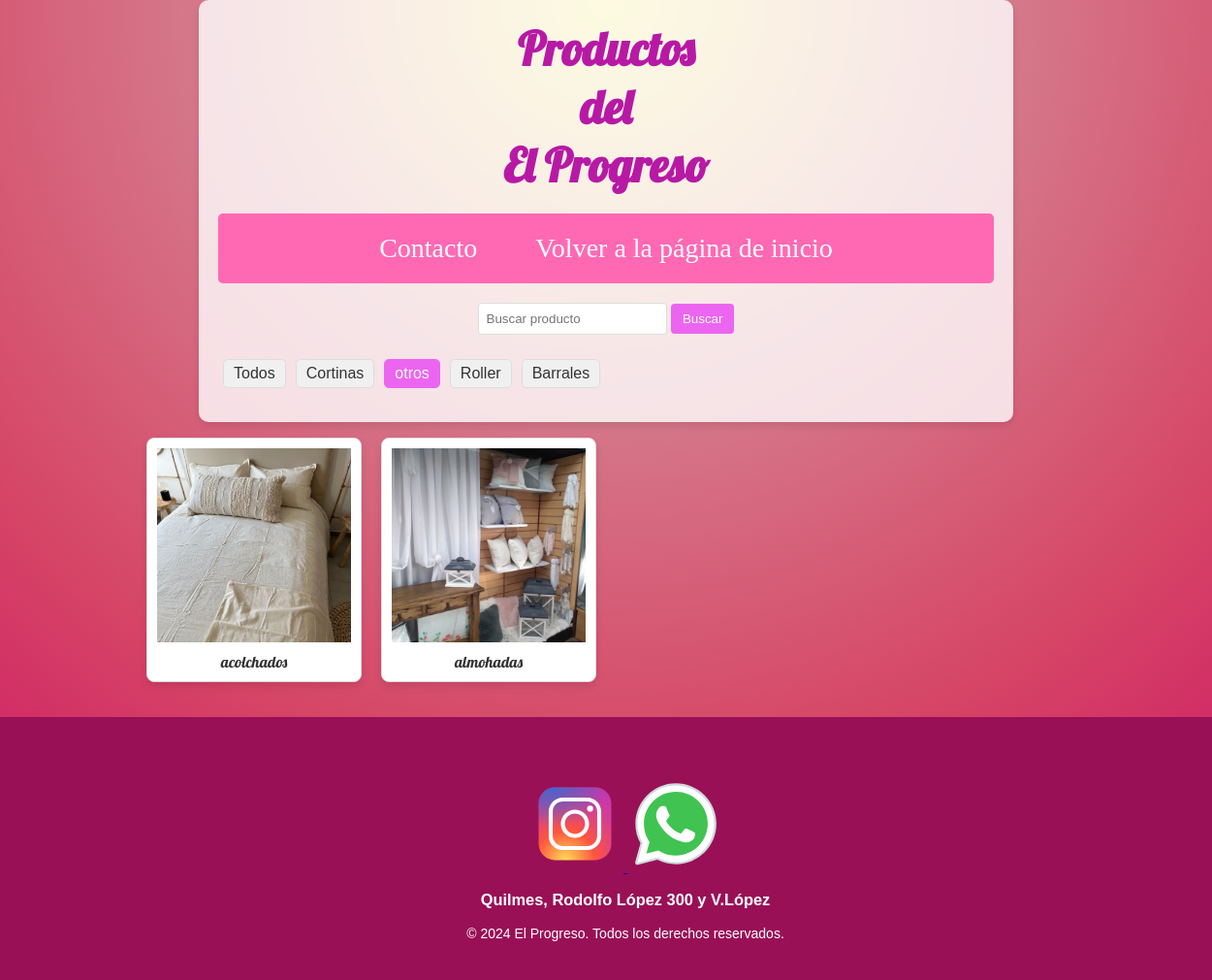
The app's page /productos/?q=&tipo=otros with its own data.
### myapp/models.py (models this page shows, shortened)
class Producto(models.Model):
    nombre = models.CharField(max_length=100)
    descripcion = models.TextField()
    tipo = models.CharField(max_length=50)

### myapp/views.py (the view)
# urls.py: path('productos/', views.productos_view, name='productos'),
def productos_view(request):
    query = request.GET.get('q')
    tipo_filter = request.GET.get('tipo')
    productos = Producto.objects.all()
    if query:
        productos = productos.filter(nombre__icontains=query)
    if tipo_filter:
        productos = productos.filter(tipo=tipo_filter)
    tipos = Producto.objects.values_list('tipo', flat=True).distinct()
    return render(request, 'productos.html', {'productos': productos, 'tipos': tipos})

### myapp/templates/productos.html (shortened to what this page needs)
{% load static %}
<!DOCTYPE html>
<html>
    <head>
        <link rel="stylesheet" type="text/css" href="{% static 'css/styles.css' %}">
    </head>
    <body>
        <div class="container">
            <h1>Productos</h1>
            <h1>del</h1>
            <h1>El Progreso</h1>
            <div class="navbar">
                <a href="#contact" class="navbar-button">Contacto</a>
                <a href="{% url 'home' %}">Volver a la página de inicio</a>
            </div>
            <form method="get" action="">
                <input type="text" name="q" placeholder="Buscar producto" value="{{ request.GET.q }}">
                <button type="submit">Buscar</button>
            </form>
            <div class="filter-tags">
                <a href="?q={{ request.GET.q }}" class="{% if not request.GET.tipo %}selected{% endif %}">Todos</a>
                {% for tipo in tipos %}
                    <a href="?q={{ request.GET.q }}&tipo={{ tipo }}" class="{% if tipo == request.GET.tipo %}selected{% endif %}">{{ tipo }}</a>
                {% endfor %}
            </div>
        </div>
        <ul class="product-list">
            {% for producto in productos %}
            <li class="product-item">
                <img src="{% static 'img/productos/' %}{{ producto.nombre }}.png" alt="{{ producto.nombre }}">
                <p>{{ producto.nombre }}</p>
            </li>
            {% endfor %}
        </ul>
        <footer id="fin">
            <div class="contact" id="contact">
                <a>
        <footer id="fin">
            <div class="contact" id="contact">
                <a>
                    <strong>
                        <a href="https://www.instagram.com/cortinaselprogreso/">
                        </a>
                    </strong>
                <strong>
                    <a href="tel:+54 911 6899-4556">
                    </a>
                </strong>
                <h3>
                    Quilmes,
                    Rodolfo López 300 y V.López                </h3>
            </div>
                &copy; 2024 El Progreso. Todos los derechos reservados.
            </footer>
    </body>
    </html>

### myapp/static/css/styles.css (style rules this page uses)
body { background-image: radial-gradient(circle at top center, rgb(244, 234, 104), rgb(213, 124, 141), rgb(214, 70, 102), rgb(204, 15, 101)); margin: 0; font-family: 'Arial', sans-serif; display: flex; flex-direction: column; align-items: center; min-height: 100vh; text-align: center; color: #B719A5;; }
.container { background-color: rgba(255, 255, 255, 0.8); border-radius: 10px; padding: 20px; max-width: 800px; width: 100%; box-shadow: 0 4px 8px rgba(0, 0, 0, 0.1); }
.navbar { display: flex; justify-content: center; background-color: #ff69b4; padding: 10px 0; margin-top: 20px; border-radius: 5px; }
.navbar a { color: white; padding: 10px 20px; text-decoration: none; font-size: 28px; font-family: 'Comic Sans MS', cursive; margin: 0 10px; transition: background-color 0.3s, color 0.3s; }
h1, h2, p { font-family: 'Lobster', cursive; margin: 0; }
h1 { font-size: 3em; }
p { margin-top: 20px; }
footer { margin-top: 20px; font-family: 'Arial', sans-serif; font-size: 14px; color: #666; }
footer#fin { background-color: #991057; color: #fff; padding: 20px; text-align: center; width: 100%; bottom: 0; left: 0; }

### myapp/templates/productos.html (style rules this page uses)
.filter-tags { margin: 10px 0; display: flex; flex-wrap: wrap; }
.filter-tags a { margin: 5px; padding: 5px 10px; background-color: #f0f0f0; border: 1px solid #ddd; border-radius: 5px; text-decoration: none; color: #333; }
.filter-tags a.selected { background-color: #ec65f0; color: #fff; border-color: #ec65f0; }
form { margin: 20px 0; }
input[type="text"] { padding: 8px; border: 1px solid #ddd; border-radius: 4px; }
button { padding: 8px 12px; border: none; border-radius: 4px; background-color: #ec65f0; color: #fff; cursor: pointer; }
.product-list { list-style: none; padding: 0; display: grid; grid-template-columns: repeat(4, 1fr); gap: 20px; }
.product-item { border: 1px solid #ddd; border-radius: 8px; overflow: hidden; box-shadow: 0 4px 8px rgba(0, 0, 0, 0.1); background-color: #fff; display: flex; flex-direction: column; align-items: center; text-align: center; padding: 10px; }
.product-item img { width: 100%; height: 200px; object-fit: cover; }
.product-item p { margin-top: 10px; font-size: 16px; color: #333; }

### records on screen
Producto: nombre (picture), nombre "acolchados"
Producto: nombre (picture), nombre "almohadas"

### other values on screen
{{ tipo }} "Cortinas" "otros" "Roller" "Barrales"
